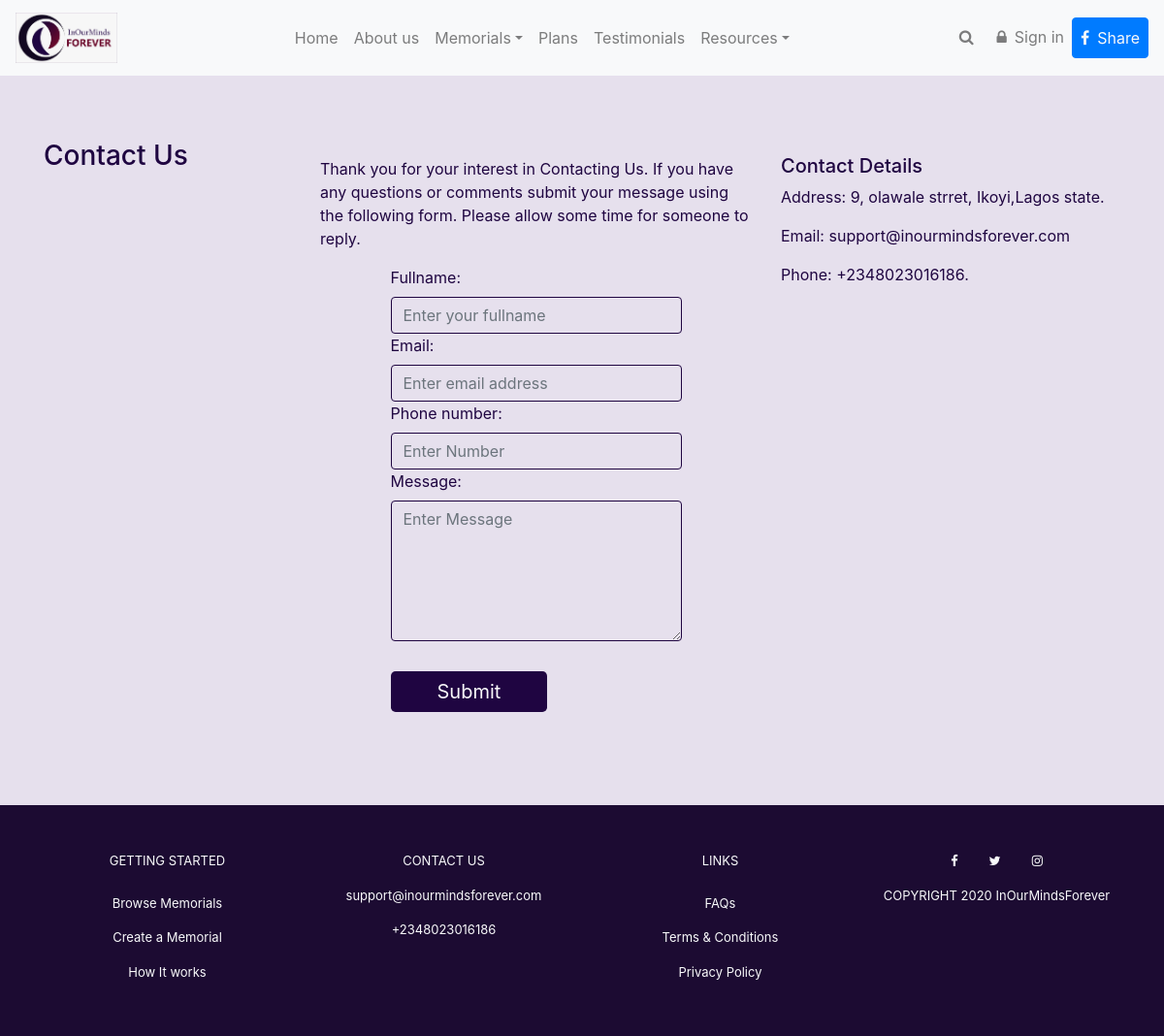
The app's page /contact with its own data.
### App/models.py (models this page shows)
class ConDetails(models.Model):
    address = models.TextField(max_length=None)
    email = models.EmailField()
    our_current_number = models.CharField(max_length=16)
    class Meta:
        verbose_name_plural = 'Our Contact Details'

### App/views.py (the view)
# urls.py: path('contact', contact, name="contact"),
def contact(request):
    thanks = ''
    form = ContactFORM(request.POST or None)
    if form.is_valid():
        form.save()
        thanks = 'Thanks for contacting us we would get back to you shortly'
        form = ''
    context = {
        'title': 'Contact Us',
        'form': form,
        'thanks': thanks,
        'contact': ConDetails.objects.order_by()[:1]
    }
    return render(request, 'contact.html', context)

### App/templates/contact.html (shortened to what this page needs)
{% extends 'layout.html' %}
{% load static %}
{% block content %}
    <section class="container login" style="color: #1F0541;" >
        <div class="row mb-5 contact-row">
            <div class="col-md-3 " style="background-color: #E6E0ED;">
                <h3 class="mt-5 pt-4">Contact Us</h3>
            </div>
            <div class="col-md-5">
                <p class="sign-h3">Thank you for your interest in Contacting Us. If you have any questions or comments submit your message using the following form. Please allow some time for someone to reply.</p>
                {% if form %}
                    <form class="form-group sign-form " method="post">
                        <div class="form-email">
                            {{form}}
                        </div>
                        <button class="btn text-light btn-lg mt-5 mb-5 form-btn" type="submit" style="background-color: #1F0541;" >Submit</button>
                    </form>
                {% else %}
                    <h3><b>{{ thanks }}</b></h3>
                {% endif %}
            </div>
            <div class="col-md-4 " style="background-color: #E6E0ED;">
                {% for item in contact %}
                <h5 class=" sign-h5">Contact Details</h5>
                <p class="">Address: {{ item.address }}</p>
                <p class="">Email: {{ item.email }}</p>
                <p>Phone: {{ item.our_current_number }}.</p>
                {% endfor %}
            </div>
        </div>
    </section>
{% endblock %}

### App/static/css/style.css (style rules this page uses)
html, body { height: 100%; margin:0; }
body { background: #E6E0ED; }
.sign-h3 { margin-top: 90px; }
.sign-form { width: 300px; margin: 0 auto; }
.form-btn { padding: 5px 47px; margin-top: 31px !important; }
h5.sign-h5 { margin-top: 87px; }
.contact-row { margin-top: 130px; }
textarea.form-control { height: 145px; }
section.container.login { margin-top: -106px; }
.sign-form input, .sign-form textarea { color:#1F0541; border: 1px solid #1F0541; background-color: #E6E0ED; }

### records on screen
ConDetails: address "9, olawale strret, Ikoyi,Lagos state.", email "support@inourmindsforever.com", our_current_number "+2348023016186"
